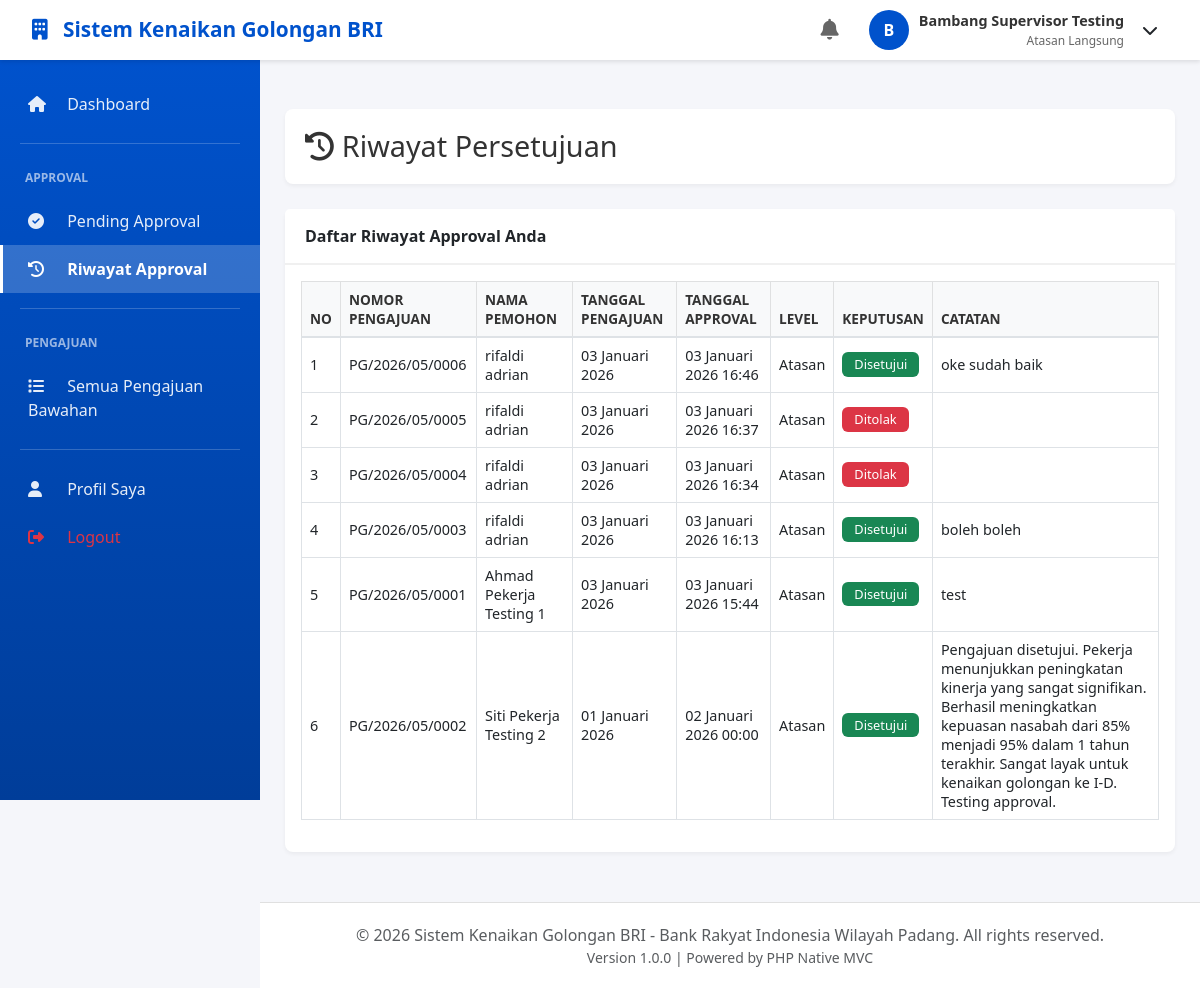
The page /approval/riwayat (signed in) on the database its author committed.
### tables this page shows
CREATE TABLE IF NOT EXISTS `approval_history` (
  `id_approval` int NOT NULL AUTO_INCREMENT,
  `id_pengajuan` int NOT NULL,
  `level_approval` enum('atasan','manager','kepala_wilayah') NOT NULL,
  `id_approver` int NOT NULL,
  `keputusan` enum('approved','rejected') NOT NULL,
  `catatan` text,
  `tanggal_approval` datetime DEFAULT CURRENT_TIMESTAMP,
  PRIMARY KEY (`id_approval`),
  KEY `id_approver` (`id_approver`),
  KEY `idx_pengajuan` (`id_pengajuan`),
  KEY `idx_level` (`level_approval`),
  KEY `idx_pengajuan_level` (`id_pengajuan`,`level_approval`),
  CONSTRAINT `approval_history_ibfk_1` FOREIGN KEY (`id_pengajuan`) REFERENCES `pengajuan` (`id_pengajuan`) ON DELETE CASCADE,
  CONSTRAINT `approval_history_ibfk_2` FOREIGN KEY (`id_approver`) REFERENCES `users` (`id_user`)
);

CREATE TABLE IF NOT EXISTS `pengajuan` (
  `id_pengajuan` int NOT NULL AUTO_INCREMENT,
  `nomor_pengajuan` varchar(50) NOT NULL,
  `id_pekerja` int NOT NULL,
  `id_golongan_saat_ini` int NOT NULL,
  `id_golongan_diajukan` int NOT NULL,
  `tanggal_pengajuan` date NOT NULL,
  `alasan_pengajuan` text NOT NULL,
	`nilai_kinerja_pengajuan` decimal(5,2) DEFAULT NULL,
  `status` enum('pending','disetujui_atasan','disetujui_manager','disetujui','ditolak_atasan','ditolak_manager','ditolak_kepala_wilayah','dibatalkan') DEFAULT 'pending',
  `catatan_pemohon` text,
  `tanggal_efektif` date DEFAULT NULL,
  `nomor_sk` varchar(100) DEFAULT NULL,
  `file_sk` varchar(255) DEFAULT NULL,
  `created_at` timestamp NULL DEFAULT CURRENT_TIMESTAMP,
  `updated_at` timestamp NULL DEFAULT CURRENT_TIMESTAMP ON UPDATE CURRENT_TIMESTAMP,
  PRIMARY KEY (`id_pengajuan`),
  UNIQUE KEY `nomor_pengajuan` (`nomor_pengajuan`),
  KEY `id_pekerja` (`id_pekerja`),
  KEY `id_golongan_saat_ini` (`id_golongan_saat_ini`),
  KEY `id_golongan_diajukan` (`id_golongan_diajukan`),
  CONSTRAINT `pengajuan_ibfk_1` FOREIGN KEY (`id_pekerja`) REFERENCES `pekerja` (`id_pekerja`),
  CONSTRAINT `pengajuan_ibfk_2` FOREIGN KEY (`id_golongan_saat_ini`) REFERENCES `golongan_jabatan` (`id_golongan`),
  CONSTRAINT `pengajuan_ibfk_3` FOREIGN KEY (`id_golongan_diajukan`) REFERENCES `golongan_jabatan` (`id_golongan`)
);

CREATE TABLE IF NOT EXISTS `pekerja` (
  `id_pekerja` int NOT NULL AUTO_INCREMENT,
  `nip` varchar(20) NOT NULL,
  `nama_lengkap` varchar(100) NOT NULL,
  `tempat_lahir` varchar(50) DEFAULT NULL,
  `tanggal_lahir` date DEFAULT NULL,
  `jenis_kelamin` enum('L','P') NOT NULL,
  `alamat` text,
  `no_telepon` varchar(20) DEFAULT NULL,
  `email` varchar(100) NOT NULL,
  `id_divisi` int NOT NULL,
  `id_jabatan` int NOT NULL,
  `id_golongan_saat_ini` int NOT NULL,
  `tanggal_bergabung` date NOT NULL,
  `tanggal_golongan_terakhir` date DEFAULT NULL,
  `id_atasan` int DEFAULT NULL,
  `nilai_kinerja_terakhir` decimal(5,2) DEFAULT NULL,
  `foto` varchar(255) DEFAULT NULL,
  `status_kepegawaian` enum('aktif','cuti','nonaktif') DEFAULT 'aktif',
  `created_at` timestamp NULL DEFAULT CURRENT_TIMESTAMP,
  `updated_at` timestamp NULL DEFAULT CURRENT_TIMESTAMP ON UPDATE CURRENT_TIMESTAMP,
  PRIMARY KEY (`id_pekerja`),
  UNIQUE KEY `nip` (`nip`),
  UNIQUE KEY `email` (`email`),
  KEY `id_jabatan` (`id_jabatan`),
  KEY `id_golongan_saat_ini` (`id_golongan_saat_ini`),
  KEY `id_atasan` (`id_atasan`),
  KEY `idx_divisi_status` (`id_divisi`,`status_kepegawaian`),
  CONSTRAINT `pekerja_ibfk_1` FOREIGN KEY (`id_divisi`) REFERENCES `divisi` (`id_divisi`),
  CONSTRAINT `pekerja_ibfk_2` FOREIGN KEY (`id_jabatan`) REFERENCES `jabatan` (`id_jabatan`),
  CONSTRAINT `pekerja_ibfk_3` FOREIGN KEY (`id_golongan_saat_ini`) REFERENCES `golongan_jabatan` (`id_golongan`),
  CONSTRAINT `pekerja_ibfk_4` FOREIGN KEY (`id_atasan`) REFERENCES `pekerja` (`id_pekerja`)
);

### app/controllers/ApprovalController.php (called while the page is built, shortened)
<?php
class ApprovalController extends Controller
{
    private $pengajuanModel;
    private $approvalModel;
    public function __construct()
    {
        $this->pengajuanModel = $this->model('Pengajuan');
        $this->approvalModel = $this->model('ApprovalHistory');
    }
    public function riwayat()
    {
        $role = Session::get('role');
        $id_pekerja = Session::get('id_pekerja');
        if ($role === 'atasan') {
            $pendingCount = count($this->pengajuanModel->getPendingForAtasan($id_pekerja));
        } elseif ($role === 'manager') {
            $pendingCount = count($this->pengajuanModel->getPendingForManager());
        } elseif ($role === 'kepala_wilayah') {
            $pendingCount = count($this->pengajuanModel->getPendingForKepalaWilayah());
        } else {
            $pendingCount = 0;
        }
        $approvalHistory = $this->approvalModel->query(
            "SELECT ah.*, p.nomor_pengajuan, p.tanggal_pengajuan, pekerja.nama_lengkap as nama_pemohon
             FROM approval_history ah
             JOIN pengajuan p ON ah.id_pengajuan = p.id_pengajuan
             JOIN pekerja ON p.id_pekerja = pekerja.id_pekerja
             WHERE ah.id_approver = :id_user
             ORDER BY ah.tanggal_approval DESC",
            [':id_user' => Session::get('user_id')]
        );
        $data = [
            'pageTitle' => 'Riwayat Persetujuan',
            'currentPage' => 'approval-riwayat',
            'approvalHistory' => $approvalHistory,
            'pendingCount' => $pendingCount
        ];
        $this->view('approval/riwayat', $data);
    }
}

### core/App.php (called while the page is built, shortened)
<?php
class App
{
    protected $method = 'index';
    public function __construct()
    {
        $url = $this->parseURL();
        if (isset($url[0]) && file_exists('../app/controllers/' . ucfirst($url[0]) . 'Controller.php')) {
            unset($url[0]);
        }
        $this->controller = new $this->controller;
        if (isset($url[1])) {
            if (method_exists($this->controller, $url[1])) {
                $this->method = $url[1];
                unset($url[1]);
            }
        } else {
            if (method_exists($this->controller, 'index')) {
                $this->method = 'index';
            }
        }
        $this->params = $url ? array_values($url) : [];
        call_user_func_array([$this->controller, $this->method], $this->params);
    }
    private function parseURL()
    {
        if (isset($_SERVER['REQUEST_URI'])) {
            $uri = strtok($_SERVER['REQUEST_URI'], '?');
            $url = rtrim($uri, '/');
            $url = filter_var($url, FILTER_SANITIZE_URL);
            $url = explode('/', trim($url, '/'));
            return $url;
        }
        return [];
    }
}

### public/index.php (called while the page is built, shortened)
<?php
require_once '../app/config/Database.php';
require_once '../core/App.php';
require_once '../core/Controller.php';
require_once '../core/Model.php';
require_once '../app/helpers/Session.php';
require_once '../app/helpers/Helper.php';
$app = new App();

### app/config/Database.php (called while the page is built, shortened)
<?php
class Database
{
    private static $instance = null;
    private $connection;
    private $host = DB_HOST;
    private $dbname = DB_NAME;
    private $username = DB_USER;
    private $password = DB_PASS;
    private $charset = 'utf8mb4';
    private function __construct()
    {
        $dsn = "mysql:host={$this->host};dbname={$this->dbname};charset={$this->charset}";
        $options = [
            PDO::ATTR_ERRMODE            => PDO::ERRMODE_EXCEPTION,
            PDO::ATTR_DEFAULT_FETCH_MODE => PDO::FETCH_OBJ,
            PDO::ATTR_EMULATE_PREPARES   => false,
            PDO::MYSQL_ATTR_INIT_COMMAND => "SET NAMES {$this->charset}"
        ];
        try {
            $this->connection = new PDO($dsn, $this->username, $this->password, $options);
        } catch (PDOException $e) {
            die("Database Connection Failed: " . $e->getMessage());
        }
    }
    public static function getInstance()
    {
        if (self::$instance === null) {
            self::$instance = new self();
        }
        return self::$instance;
    }
    public function getConnection()
    {
        return $this->connection;
    }
}

### app/helpers/Session.php (called while the page is built, shortened)
<?php
class Session
{
    public static function get($key, $default = null)
    {
        return isset($_SESSION[$key]) ? $_SESSION[$key] : $default;
    }
}

### core/Model.php (called while the page is built, shortened)
<?php
class Model
{
    protected $db;
    public function __construct()
    {
        $this->db = Database::getInstance()->getConnection();
    }
    public function query($sql, $params = [])
    {
        $stmt = $this->db->prepare($sql);
        foreach ($params as $key => $value) {
            $stmt->bindValue($key, $value);
        }
        $stmt->execute();
        return $stmt->fetchAll(PDO::FETCH_OBJ);
    }
}

### app/helpers/Helper.php (called while the page is built, shortened)
<?php
class Helper
{
    public static function formatDate($date, $format = 'd F Y')
    {
        $bulan = [
            1 => 'Januari', 'Februari', 'Maret', 'April', 'Mei', 'Juni',
            'Juli', 'Agustus', 'September', 'Oktober', 'November', 'Desember'
        ];
        $timestamp = strtotime($date);
        $formatted = date($format, $timestamp);
        foreach ($bulan as $num => $nama) {
            $formatted = str_replace(date('F', $timestamp), $nama, $formatted);
        }
        return $formatted;
    }
    public static function formatDateTime($datetime)
    {
        return self::formatDate($datetime, 'd F Y H:i');
    }
    public static function escape($string)
    {
        return htmlspecialchars($string, ENT_QUOTES, 'UTF-8');
    }
}

### app/views/approval/riwayat.php (the view)
<div class="content-header">
    <h1><i class="fas fa-history me-2"></i>Riwayat Persetujuan</h1>
</div>
<div class="card">
    <div class="card-header">
        <strong>Daftar Riwayat Approval Anda</strong>
    </div>
    <div class="card-body">
        <?php if (empty($approvalHistory)): ?>
            <div class="alert alert-info text-center mb-0">Belum ada riwayat persetujuan.</div>
        <?php else: ?>
        <div class="table-responsive">
            <table class="table table-bordered table-hover align-middle">
                <thead class="table-light">
                    <tr>
                        <th>No</th>
                        <th>Nomor Pengajuan</th>
                        <th>Nama Pemohon</th>
                        <th>Tanggal Pengajuan</th>
                        <th>Tanggal Approval</th>
                        <th>Level</th>
                        <th>Keputusan</th>
                        <th>Catatan</th>
                    </tr>
                </thead>
                <tbody>
                    <?php foreach ($approvalHistory as $i => $row): ?>
                    <tr>
                        <td><?= $i+1 ?></td>
                        <td><?= Helper::escape($row->nomor_pengajuan) ?></td>
                        <td><?= Helper::escape($row->nama_pemohon) ?></td>
                        <td><?= Helper::formatDate($row->tanggal_pengajuan) ?></td>
                        <td><?= Helper::formatDateTime($row->tanggal_approval) ?></td>
                        <td><?= ucwords($row->level_approval) ?></td>
                        <td>
                            <?php if ($row->keputusan === 'approved'): ?>
                                <span class="badge bg-success">Disetujui</span>
                            <?php else: ?>
                                <span class="badge bg-danger">Ditolak</span>
                            <?php endif; ?>
                        </td>
                        <td><?= nl2br(Helper::escape($row->catatan)) ?></td>
                    </tr>
                    <?php endforeach; ?>
                </tbody>
            </table>
        </div>
        <?php endif; ?>
    </div>
</div>

### public/assets/css/style.css (style rules this page uses)
.table { font-size: 0.9rem; }
.table thead th { background: #f8f9fa; color: #333; font-weight: 600; border-bottom: 2px solid #dee2e6; text-transform: uppercase; font-size: 0.85rem; }
.badge { padding: 6px 12px; font-weight: 500; font-size: 0.8rem; }

### app/views/layouts/header.php (style rules this page uses)
:root { --primary-color: #0052CC; --secondary-color: #003D99; --sidebar-width: 260px; --navbar-height: 60px; }
body { font-family: 'Segoe UI', Tahoma, Geneva, Verdana, sans-serif; background-color: #f5f6fa; }
.content-header { background: white; border-radius: 8px; padding: 20px; margin-bottom: 25px; box-shadow: 0 2px 4px rgba(0,0,0,0.05); }
.content-header h1 { font-size: 1.8rem; margin: 0; color: #333; }
.card { border: none; border-radius: 8px; box-shadow: 0 2px 4px rgba(0,0,0,0.05); margin-bottom: 25px; }
.card-header { background: white; border-bottom: 2px solid #f0f0f0; padding: 15px 20px; font-weight: 600; }

### rows shown on the page
approval_history: id_pengajuan.nomor_pengajuan "PG/2026/05/0006", pekerja.nama_lengkap "rifaldi adrian", id_pengajuan.tanggal_pengajuan "03 Januari 2026", tanggal_approval "03 Januari 2026 16:46", level_approval "Atasan", keputusan "Disetujui", catatan "oke sudah baik"
approval_history: id_pengajuan.nomor_pengajuan "PG/2026/05/0005", pekerja.nama_lengkap "rifaldi adrian", id_pengajuan.tanggal_pengajuan "03 Januari 2026", tanggal_approval "03 Januari 2026 16:37", level_approval "Atasan", keputusan "Ditolak"
approval_history: id_pengajuan.nomor_pengajuan "PG/2026/05/0004", pekerja.nama_lengkap "rifaldi adrian", id_pengajuan.tanggal_pengajuan "03 Januari 2026", tanggal_approval "03 Januari 2026 16:34", level_approval "Atasan", keputusan "Ditolak"
approval_history: id_pengajuan.nomor_pengajuan "PG/2026/05/0003", pekerja.nama_lengkap "rifaldi adrian", id_pengajuan.tanggal_pengajuan "03 Januari 2026", tanggal_approval "03 Januari 2026 16:13", level_approval "Atasan", keputusan "Disetujui", catatan "boleh boleh"
approval_history: id_pengajuan.nomor_pengajuan "PG/2026/05/0001", pekerja.nama_lengkap "Ahmad Pekerja Testing 1", id_pengajuan.tanggal_pengajuan "03 Januari 2026", tanggal_approval "03 Januari 2026 15:44", level_approval "Atasan", keputusan "Disetujui", catatan "test"
approval_history: id_pengajuan.nomor_pengajuan "PG/2026/05/0002", pekerja.nama_lengkap "Siti Pekerja Testing 2", id_pengajuan.tanggal_pengajuan "01 Januari 2026", tanggal_approval "02 Januari 2026 00:00", level_approval "Atasan", keputusan "Disetujui", catatan "Pengajuan disetujui. Pekerja menunjukkan peningkatan kinerja yang sangat signifikan. Berhasil meningkatkan kepuasan nasabah dari 85% menjadi 95% dalam 1 tahun terakhir. Sangat layak untuk kenaikan golongan ke I-D. Testing approval."

### other values the page prints
APP_NAME "Sistem Kenaikan Golongan BRI"
substr(Session::get('nama_lengkap', Session::get('username')), 0, 1) "B"
Helper::escape(Session::get('nama_lengkap', Session::get('username'))) "Bambang Supervisor Testing"
Helper::getRoleLabel(Session::getRole()) "Atasan Langsung"
APP_VERSION "1.0.0"
